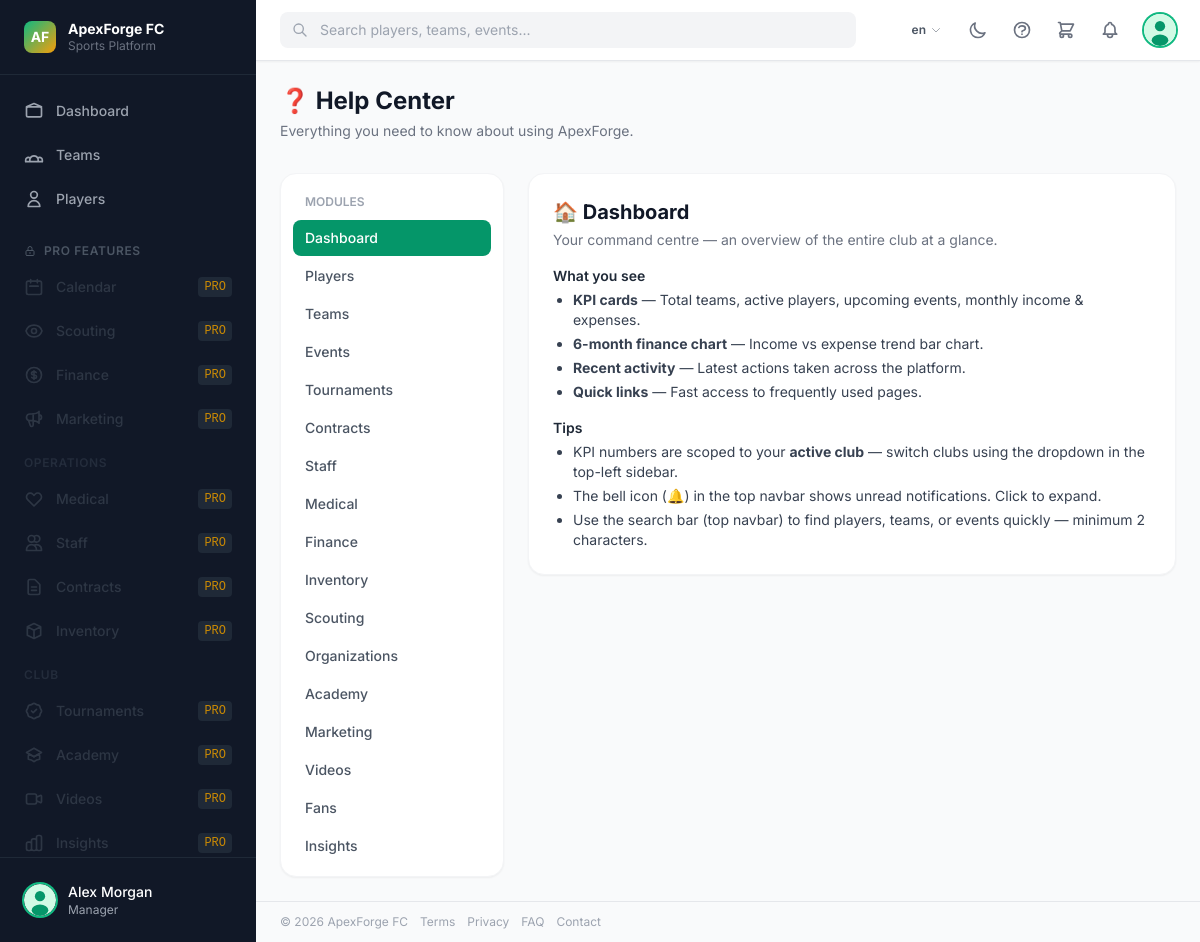
The page /help/ (signed in) on the database its author committed.
### core/models.py (models this page shows, shortened)
class ClubBranding(models.Model):
    name            = models.CharField(_("club name"), max_length=200, default="ApexForge FC")
    tagline         = models.CharField(max_length=300, blank=True)
    logo            = models.ImageField(upload_to="branding/", blank=True, null=True)
    primary_color   = models.CharField(max_length=7, default="#059669")   # emerald-600
    secondary_color = models.CharField(max_length=7, default="#f59e0b")   # amber-500
    founded_year    = models.PositiveSmallIntegerField(null=True, blank=True)
    city            = models.CharField(max_length=100, blank=True)
    country         = models.CharField(max_length=100, blank=True)
    website         = models.URLField(blank=True)
    email           = models.EmailField(blank=True)
    phone           = models.CharField(max_length=30, blank=True)
    twitter         = models.CharField(max_length=100, blank=True)
    instagram       = models.CharField(max_length=100, blank=True)
    facebook        = models.CharField(max_length=100, blank=True)
    youtube         = models.CharField(max_length=100, blank=True)
    tiktok          = models.CharField(max_length=100, blank=True)
    linkedin        = models.CharField(max_length=100, blank=True)
    discord         = models.CharField(max_length=100, blank=True)
    twitch          = models.CharField(max_length=100, blank=True)
    description     = models.TextField(blank=True)
    updated_at      = models.DateTimeField(auto_now=True)
    class Meta:
        verbose_name = _("club branding")
    @classmethod
    def get_solo(cls):
        obj, _ = cls.objects.get_or_create(pk=1)
        return obj

### accounts/models.py (models this page shows, shortened)
class User(AbstractBaseUser, PermissionsMixin):
    class Role(models.TextChoices):
        SUPER_ADMIN   = "super_admin",   _("Super Admin")
        CLUB_OWNER    = "club_owner",    _("Club Owner / Entrepreneur")
        MANAGER       = "manager",       _("Manager")
        COACH         = "coach",         _("Coach")
        ATHLETE       = "athlete",       _("Athlete / Player")
        SCOUT         = "scout",         _("Scout")
        FAN_INVESTOR  = "fan_investor",  _("Fan / Investor")
    email      = models.EmailField(_("email address"), unique=True)
    first_name = models.CharField(_("first name"), max_length=150, blank=True)
    last_name  = models.CharField(_("last name"),  max_length=150, blank=True)
    role       = models.CharField(_("role"), max_length=30, choices=Role.choices, default=Role.FAN_INVESTOR)
    is_active  = models.BooleanField(default=True)
    is_staff   = models.BooleanField(default=False)
    date_joined = models.DateTimeField(default=timezone.now)
    USERNAME_FIELD  = "email"
    REQUIRED_FIELDS = ["first_name", "last_name"]
    objects = UserManager()
    class Meta:
        verbose_name = _("user")
        verbose_name_plural = _("users")
        ordering = ["email"]
    def get_full_name(self):
        return f"{self.first_name} {self.last_name}".strip()
    @property
    def can_manage(self):
        return self.role in (
            self.Role.SUPER_ADMIN,
            self.Role.CLUB_OWNER,
            self.Role.MANAGER,
        )

### core/views.py (the view)
# urls.py: path("help/",                   views.help_center,           name="help"),
@login_required
def help_center(request):
    from django.utils.translation import gettext as _t
    help_nav = [
        ("dashboard",     _t("Dashboard")),
        ("players",       _t("Players")),
        ("teams",         _t("Teams")),
        ("events",        _t("Events")),
        ("tournaments",   _t("Tournaments")),
        ("contracts",     _t("Contracts")),
        ("staff",         _t("Staff")),
        ("medical",       _t("Medical")),
        ("finance",       _t("Finance")),
        ("inventory",     _t("Inventory")),
        ("scouting",      _t("Scouting")),
        ("organizations", _t("Organizations")),
        ("academy",       _t("Academy")),
        ("marketing",     _t("Marketing")),
        ("videos",        _t("Videos")),
        ("fans",          _t("Fans")),
        ("insights",      _t("Insights")),
    ]
    return render(request, "core/help.html", {"help_nav": help_nav})

### templates/core/help.html (shortened to what this page needs)
{% extends "base.html" %}
{% load i18n %}
{% block page_header %}
<div class="px-4 lg:px-6 pt-6 pb-2">
  <h1 class="text-2xl font-bold text-gray-900 dark:text-white">❓ {% trans "Help Center" %}</h1>
  <p class="text-sm text-gray-500 mt-1">{% trans "Everything you need to know about using ApexForge." %}</p>
</div>
{% endblock %}
{% block content %}
<div x-data="{ active: 'dashboard' }" class="flex gap-6">
  <aside class="w-56 shrink-0 hidden lg:block">
    <div class="card p-3 sticky top-4 space-y-0.5">
      <p class="text-xs font-semibold text-gray-400 uppercase px-3 py-2">{% trans "Modules" %}</p>
      {% for key,lbl in help_nav %}
      <button @click="active='{{ key }}'"
              :class="active==='{{ key }}' ? 'bg-primary-600 text-white' : 'text-gray-600 dark:text-gray-300 hover:bg-gray-100 dark:hover:bg-gray-700'"
              class="w-full text-left px-3 py-2 rounded-lg text-sm font-medium transition-colors">{{ lbl }}</button>
      {% endfor %}
    </div>
  </aside>
  <div class="flex-1 space-y-0 min-w-0">
    <div x-show="active === 'dashboard'" x-cloak class="space-y-4">
      <div class="card p-6">
        <h2 class="text-xl font-bold text-gray-900 dark:text-white mb-1">🏠 {% trans "Dashboard" %}</h2>
        <p class="text-sm text-gray-500 mb-4">{% trans "Your command centre — an overview of the entire club at a glance." %}</p>
        <div class="space-y-4 text-sm text-gray-700 dark:text-gray-300">
          <div>
            <h3 class="font-semibold text-gray-800 dark:text-white mb-1">{% trans "What you see" %}</h3>
            <ul class="list-disc pl-5 space-y-1">
              <li>{% blocktrans %}<strong>KPI cards</strong> — Total teams, active players, upcoming events, monthly income &amp; expenses.{% endblocktrans %}</li>
              <li>{% blocktrans %}<strong>6-month finance chart</strong> — Income vs expense trend bar chart.{% endblocktrans %}</li>
              <li>{% blocktrans %}<strong>Recent activity</strong> — Latest actions taken across the platform.{% endblocktrans %}</li>
              <li>{% blocktrans %}<strong>Quick links</strong> — Fast access to frequently used pages.{% endblocktrans %}</li>
            </ul>
          </div>
          <div>
            <h3 class="font-semibold text-gray-800 dark:text-white mb-1">{% trans "Tips" %}</h3>
            <ul class="list-disc pl-5 space-y-1">
              <li>{% blocktrans %}KPI numbers are scoped to your <strong>active club</strong> — switch clubs using the dropdown in the top-left sidebar.{% endblocktrans %}</li>
              <li>{% blocktrans %}The bell icon (🔔) in the top navbar shows unread notifications. Click to expand.{% endblocktrans %}</li>
              <li>{% blocktrans %}Use the search bar (top navbar) to find players, teams, or events quickly — minimum 2 characters.{% endblocktrans %}</li>
            </ul>
          </div>
        </div>
      </div>
    </div>
  </div>
</div>
{% endblock %}

### templates/base.html (shortened to what this page needs)
{% load i18n static core_tags %}
<!DOCTYPE html>
<html lang="{{ LANGUAGE_CODE|default:'en' }}"
      x-data="apexApp()"
      x-bind:class="{ 'dark': darkMode }"
      x-init="init()">
<head>
  <script src="https://cdn.tailwindcss.com"></script>
</head>
<body class="bg-gray-50 dark:bg-gray-900 text-gray-900 dark:text-gray-100 font-sans antialiased min-h-screen">
  {% if user.is_authenticated %}
  <div class="flex h-screen overflow-hidden">
    <aside x-cloak
           :class="sidebarOpen ? 'translate-x-0' : '-translate-x-full lg:translate-x-0'"
           class="fixed inset-y-0 left-0 z-40 flex flex-col w-64 bg-gray-900 dark:bg-gray-950 transition-transform duration-300 ease-in-out lg:static lg:translate-x-0">
      <div class="flex items-center gap-3 px-6 py-5 border-b border-gray-800">
        <a href="{% url 'core:landing' %}" class="flex items-center gap-3 flex-1 min-w-0 hover:opacity-80 transition-opacity" title="{% trans 'Go to Home page' %}">
          {% if branding.logo %}
            <img src="{{ branding.logo.url }}" alt="Logo" class="h-8 w-8 rounded shrink-0">
          {% else %}
            <div class="h-8 w-8 rounded-lg bg-gradient-to-br from-primary-500 to-accent-500 flex items-center justify-center shrink-0">
              <span class="text-white font-bold text-sm">AF</span>
            </div>
          {% endif %}
          <div class="min-w-0">
            <p class="text-white font-bold text-sm leading-tight truncate">{{ branding.name }}</p>
            <p class="text-gray-500 text-xs">Sports Platform</p>
          </div>
        </a>
      </div>
      <nav class="flex-1 overflow-y-auto px-3 py-4 space-y-1 scrollbar-hide"
           x-init="$nextTick(() => {
             const active = $el.querySelector('a.bg-primary-600');
             if (active) {
               const navH  = $el.clientHeight;
               const itemT = active.getBoundingClientRect().top - $el.getBoundingClientRect().top;
               $el.scrollTop += itemT - navH / 2 + active.clientHeight / 2;
             }
           })">
        {% include "partials/sidebar_nav.html" %}
      </nav>
      <div class="px-4 py-4 border-t border-gray-800">
        <a href="{% url 'accounts:profile' %}" class="flex items-center gap-3 p-2 rounded-lg hover:bg-gray-800 transition-colors">
          <img src="{{ request.user.profile.avatar_url }}" alt="" class="h-8 w-8 rounded-full object-cover ring-2 ring-primary-500">
          <div class="flex-1 min-w-0">
            <p class="text-sm font-medium text-white truncate">{{ request.user.get_full_name }}</p>
            <p class="text-xs text-gray-400 truncate">{{ request.user.get_role_display }}</p>
          </div>
        </a>
      </div>
    </aside>
    <div class="flex-1 flex flex-col min-w-0 overflow-hidden">
      <header class="flex items-center gap-4 px-4 lg:px-6 py-3 bg-white dark:bg-gray-800 border-b border-gray-200 dark:border-gray-700 shadow-sm z-20">
        <div class="flex-1 max-w-xl" x-data="{ open: false }">
          <div class="relative">
            <svg class="absolute left-3 top-1/2 -translate-y-1/2 w-4 h-4 text-gray-400" fill="none" stroke="currentColor" viewBox="0 0 24 24">
              <path stroke-linecap="round" stroke-linejoin="round" stroke-width="2" d="M21 21l-6-6m2-5a7 7 0 11-14 0 7 7 0 0114 0"/>
            </svg>
            <input type="search"
                   placeholder="{% trans 'Search players, teams, events...' %}"
                   class="w-full pl-10 pr-4 py-2 text-sm bg-gray-100 dark:bg-gray-700 border-0 rounded-lg focus:ring-2 focus:ring-primary-500 dark:text-white"
                   hx-get="{% url 'core:search' %}"
                   hx-trigger="keyup changed delay:300ms"
                   hx-target="#search-results"
                   hx-swap="innerHTML"
                   name="q"
                   @focus="open = true"
                   @click.outside="open = false">
          </div>
        </div>
        <div class="flex items-center gap-2 ml-auto">
          {% get_current_language as CURRENT_LANG %}
          {% lang_url 'en' as lurl_en %}
          {% lang_url 'nl' as lurl_nl %}
          {% lang_url 'de' as lurl_de %}
          {% lang_url 'fr' as lurl_fr %}
          {% lang_url 'es' as lurl_es %}
          {% lang_url 'it' as lurl_it %}
          <div x-data="{ langOpen: false }" class="relative">
            <button @click="langOpen = !langOpen"
                    class="flex items-center gap-1 px-2.5 py-1.5 rounded-lg text-xs font-semibold
                           text-gray-600 dark:text-gray-300 hover:bg-gray-100 dark:hover:bg-gray-700 transition-colors">
              {{ CURRENT_LANG }}
              <svg class="w-3 h-3 opacity-50" fill="none" stroke="currentColor" viewBox="0 0 24 24">
                <path stroke-linecap="round" stroke-linejoin="round" stroke-width="2" d="M19 9l-7 7-7-7"/>
              </svg>
            </button>
          </div>
          <button @click="toggleDark()"
                  class="p-2 rounded-lg text-gray-500 hover:bg-gray-100 dark:hover:bg-gray-700">
            <svg x-cloak x-show="!darkMode" class="w-5 h-5" fill="none" stroke="currentColor" viewBox="0 0 24 24">
              <path stroke-linecap="round" stroke-linejoin="round" stroke-width="2" d="M20.354 15.354A9 9 0 018.646 3.646 9.003 9.003 0 0012 21a9.003 9.003 0 008.354-5.646z"/>
            </svg>
          </button>
          {% if request.user.can_manage %}
          <a href="{% url 'core:help' %}"
             title="Help Center"
             class="p-2 rounded-lg text-gray-500 hover:bg-gray-100 dark:hover:bg-gray-700 hover:text-primary-600 dark:hover:text-primary-400 transition-colors">
            <svg class="w-5 h-5" fill="none" stroke="currentColor" viewBox="0 0 24 24">
              <path stroke-linecap="round" stroke-linejoin="round" stroke-width="2"
                    d="M8.228 9c.549-1.165 2.03-2 3.772-2 2.21 0 4 1.343 4 3 0 1.4-1.278 2.575-3.006 2.907-.542.104-.994.54-.994 1.093m0 3h.01M21 12a9 9 0 11-18 0 9 9 0 0118 0z"/>
            </svg>
          </a>
          {% endif %}
          {% if request.user.is_authenticated %}
          {% include "partials/cart_badge.html" %}
          {% endif %}
          <div x-data="{ notifOpen: false }" class="relative">
            <button @click="notifOpen = !notifOpen; $nextTick(() => { if(notifOpen) htmx.trigger('#notif-panel', 'load') })"
                    class="relative p-2 rounded-lg text-gray-500 hover:bg-gray-100 dark:hover:bg-gray-700">
            </button>
          </div>
          <a href="{% url 'accounts:profile' %}" class="flex items-center gap-2 pl-2">
            <img src="{{ request.user.profile.avatar_url }}" alt="" class="h-8 w-8 rounded-full object-cover ring-2 ring-primary-500">
          </a>
        </div>
      </header>
      <main class="flex-1 overflow-y-auto">
        {% block page_header %}{% endblock %}
        <div class="px-4 lg:px-6 py-6">
          {% block content %}{% endblock %}
        </div>
        <footer class="border-t border-gray-200 dark:border-gray-700 px-4 lg:px-6 py-3 mt-auto shrink-0">
          <div class="flex flex-wrap items-center justify-between gap-2 text-xs text-gray-400 dark:text-gray-500">
            <div class="flex items-center gap-3 flex-wrap">
              <span>© {% now "Y" %} {{ branding.name }}</span>
              <a href="{% url 'core:terms' %}" class="hover:text-gray-600 dark:hover:text-gray-300 transition-colors">{% trans "Terms" %}</a>
              <a href="{% url 'core:privacy' %}" class="hover:text-gray-600 dark:hover:text-gray-300 transition-colors">{% trans "Privacy" %}</a>
              <a href="{% url 'core:public_faq' %}" class="hover:text-gray-600 dark:hover:text-gray-300 transition-colors">{% trans "FAQ" %}</a>
              <a href="{% url 'core:contact' %}" class="hover:text-gray-600 dark:hover:text-gray-300 transition-colors">{% trans "Contact" %}</a>
            </div>
          </div>
        </footer>
      </main>
    </div>
  </div>
  {% else %}
  {% block public_content %}{% endblock %}
  {% endif %}
</body>
</html>

### rows shown on the page
ClubBranding: name "ApexForge FC"
User: user.get_full_name "Alex Morgan", user.role "Manager"

### other values the page prints
{{ CURRENT_LANG }} "en"
{{ lbl }} "Dashboard" "Players" "Teams" "Events" "Tournaments" "Contracts" "Staff" "Medical" "Finance" "Inventory" "Scouting" "Organizations" "Academy" "Marketing" "Videos" "Fans" "Insights"
